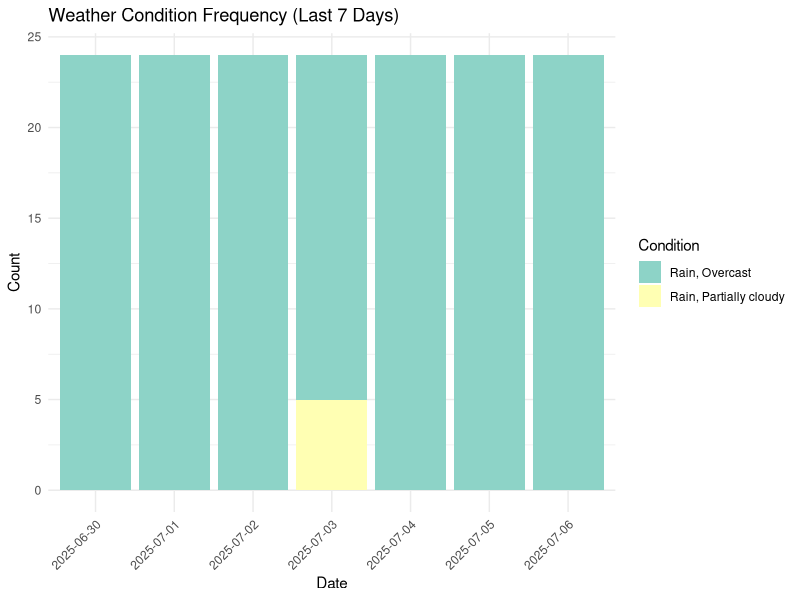
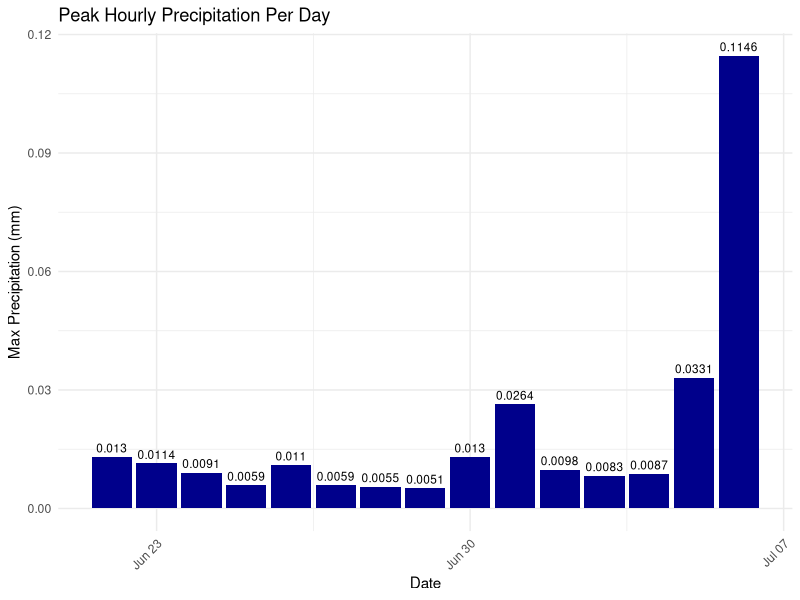
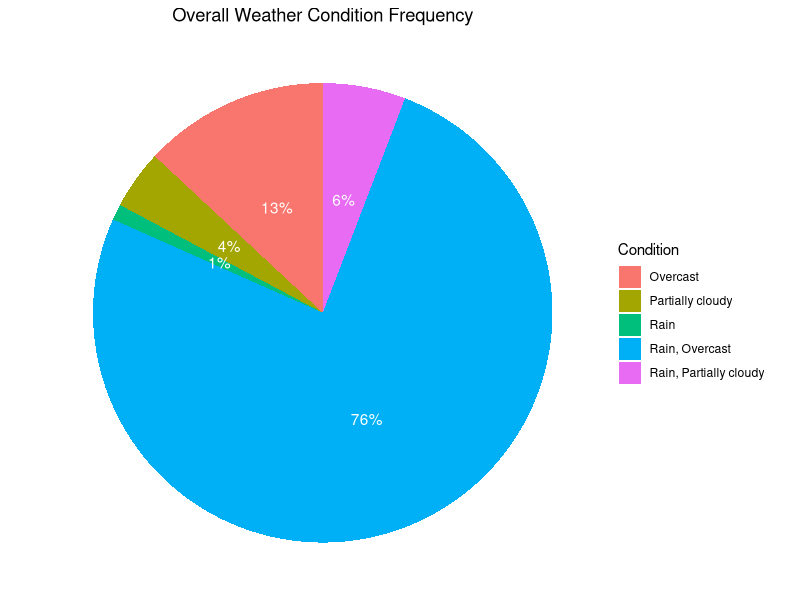

Source code (R) for these figures, in order:
library(ggplot2)
library(dplyr)
library(lubridate)
library(scales)

# Load the data
data <- read.csv("hourly_weather_data_final.csv")

# Convert datetime from "YYYY-MM-DD" to Date type
data <- data %>%
  mutate(
    date_parsed = as.Date(datetime),  # This automatically handles "YYYY-MM-DD" format
    full_datetime = as.POSIXct(paste(datetime, hours_datetime))  # Combines date and time
  )

# Filter for today's date (using proper date comparison)
today_data <- data %>%
  filter(date_parsed == Sys.Date())

# Debug: Check what we found
print(paste("Found", nrow(today_data), "rows for today"))
head(today_data)

# Precipitation Line Graph
if (nrow(today_data) > 0) {
  ggplot(today_data, aes(x = full_datetime, y = hours_precip)) +
    geom_line(color = "blue", linewidth = 1) +
    geom_point(aes(color = hours_precip >= 50), size = 3) +
    scale_color_manual(
      values = c("FALSE" = "green", "TRUE" = "red"),
      labels = c("Normal", "Flood Warning"),
      name = "Precip Level"
    ) +
    scale_x_datetime(
      date_labels = "%H:%M",
      breaks = pretty_breaks(n = 10)
    ) +
    labs(
      x = "Time",
      y = "Precipitation (mm)",
      title = paste("Hourly Precipitation on", format(Sys.Date(), "%B %d, %Y"))
    ) +
    theme_minimal() +
    theme(
      axis.text.x = element_text(angle = 45, hjust = 1),
      legend.position = "right"
    )
} else {
  warning("No data found for today. Available dates:")
  print(unique(data$date_parsed))
}

# Get the latest 7 unique dates from the dataset (in case some days have missing data)
latest_dates <- data %>%
  distinct(date_parsed) %>%
  arrange(desc(date_parsed)) %>%
  slice(1:7) %>%
  pull(date_parsed)

# Filter the original data to include only these 7 dates
latest_7_days <- data %>%
  filter(date_parsed %in% latest_dates) %>%
  count(date_parsed, hours_conditions)

# Ensure the bars are in chronological order
latest_7_days <- latest_7_days %>%
  mutate(date_parsed = factor(date_parsed, levels = sort(latest_dates)))

# Plot
ggplot(latest_7_days, aes(x = date_parsed, y = n, fill = hours_conditions)) +
  geom_bar(stat = "identity", position = "stack") +
  labs(
    title = "Weather Condition Frequency (Last 7 Days)",
    x = "Date",
    y = "Count",
    fill = "Condition"
  ) +
  scale_fill_brewer(palette = "Set3") +
  theme_minimal() +
  theme(
    axis.text.x = element_text(angle = 45, hjust = 1),
    legend.position = "right"
  )

#next
# Get the peak rainfall per day
peak_precip <- data %>%
  group_by(date_parsed) %>%
  summarise(max_hourly_precip = max(hours_precip, na.rm = TRUE), .groups = 'drop')

# Plot
ggplot(peak_precip, aes(x = date_parsed, y = max_hourly_precip)) +
  geom_col(fill = "darkblue") +
  geom_text(aes(label = max_hourly_precip), vjust = -0.5, size = 3) +
  labs(
    title = "Peak Hourly Precipitation Per Day",
    x = "Date",
    y = "Max Precipitation (mm)"
  ) +
  theme_minimal() +
  theme(axis.text.x = element_text(angle = 45, hjust = 1))

# Count frequency of each weather condition
condition_freq <- data %>%
  count(hours_conditions) %>%
  mutate(percentage = n / sum(n) * 100)

# Plot pie chart
# With labels for percentages
ggplot(condition_freq, aes(x = "", y = n, fill = hours_conditions)) +
  geom_bar(width = 1, stat = "identity") +
  coord_polar(theta = "y") +
  geom_text(aes(label = paste0(round(percentage), "%")),
            position = position_stack(vjust = 0.5), color = "white") +
  labs(
    title = "Overall Weather Condition Frequency",
    fill = "Condition"
  ) +
  theme_void() +
  theme(
    plot.title = element_text(hjust = 0.5)
  )